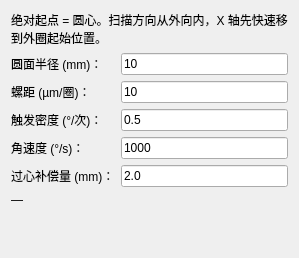
<?xml version="1.0" encoding="UTF-8"?>
<ui version="4.0">
 <class>SpiralParamPageClass</class>
 <widget class="QWidget" name="SpiralParamPageClass">
  <property name="windowTitle">
   <string>平面螺旋扫描</string>
  </property>
  <layout class="QVBoxLayout" name="vlayout">
   <item>
    <widget class="QLabel" name="lbl_Hint">
     <property name="text">
      <string>绝对起点 = 圆心。扫描方向从外向内，X 轴先快速移到外圈起始位置。</string>
     </property>
     <property name="wordWrap"><bool>true</bool></property>
    </widget>
   </item>
   <item>
    <layout class="QFormLayout" name="form">
     <item row="0" column="0"><widget class="QLabel" name="l1"><property name="text"><string>圆面半径 (mm)：</string></property></widget></item>
     <item row="0" column="1"><widget class="QLineEdit" name="lineEdit_Radius"><property name="text"><string>10</string></property></widget></item>
     <item row="1" column="0"><widget class="QLabel" name="l2"><property name="text"><string>螺距 (µm/圈)：</string></property></widget></item>
     <item row="1" column="1"><widget class="QLineEdit" name="lineEdit_Pitch"><property name="text"><string>10</string></property></widget></item>
     <item row="2" column="0"><widget class="QLabel" name="l3"><property name="text"><string>触发密度 (°/次)：</string></property></widget></item>
     <item row="2" column="1"><widget class="QLineEdit" name="lineEdit_Density"><property name="text"><string>0.5</string></property></widget></item>
     <item row="3" column="0"><widget class="QLabel" name="l4"><property name="text"><string>角速度 (°/s)：</string></property></widget></item>
     <item row="3" column="1"><widget class="QLineEdit" name="lineEdit_AngSpeed"><property name="text"><string>1000</string></property></widget></item>
     <item row="4" column="0"><widget class="QLabel" name="l5"><property name="text"><string>过心补偿量 (mm)：</string></property></widget></item>
     <item row="4" column="1"><widget class="QLineEdit" name="lineEdit_OverCenter"><property name="text"><string>2.0</string></property></widget></item>
    </layout>
   </item>
   <item>
    <widget class="QLabel" name="lbl_Summary">
     <property name="text"><string>—</string></property>
     <property name="wordWrap"><bool>true</bool></property>
    </widget>
   </item>
   <item>
    <spacer name="vspacer">
     <property name="orientation"><enum>Qt::Vertical</enum></property>
     <property name="sizeHint" stdset="0"><size><width>20</width><height>40</height></size></property>
    </spacer>
   </item>
  </layout>
 </widget>
 <resources/>
 <connections/>
</ui>
